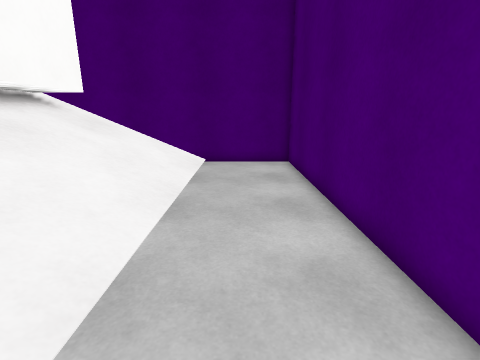
View 1 (above)

12 first-person views from a walk through a 3-D level made in the Unity game engine. The camera is 1.4 m above the floor, tilts 14° down and sees 85° across. The floor is counted in squares, 0.5 m on a side. Each view is taken from the middle of a square. On the plan, view 1 faces up. The plan holds only what a view shows up to about 19 squares ahead; the rest is blank. Some surface patterns are stand-ins.

View 2
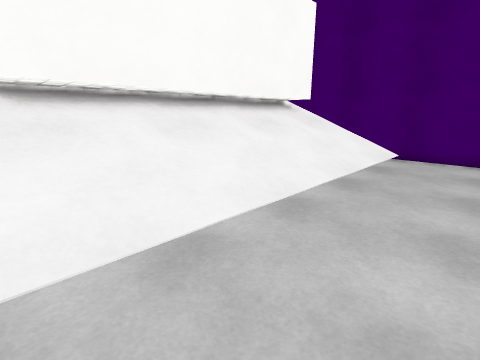

View 3
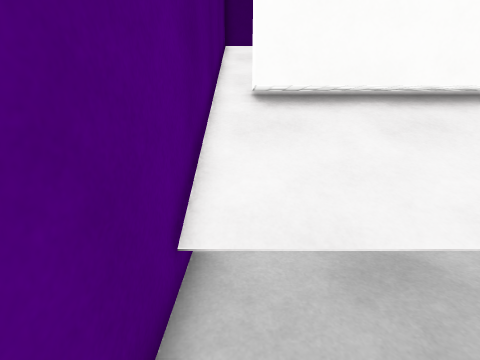

View 4
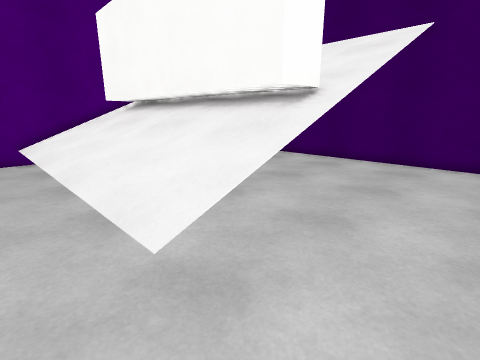

View 5
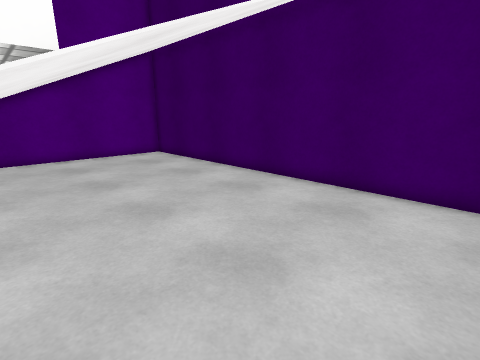

View 6
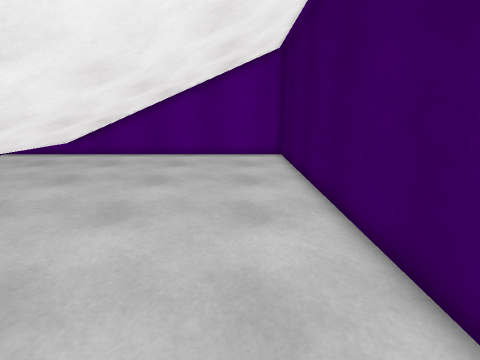

View 7
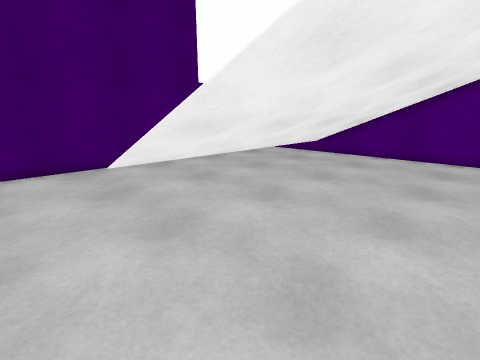

View 8
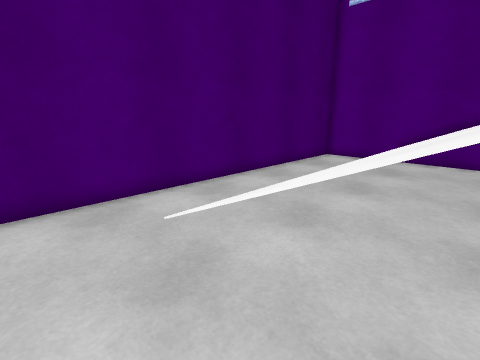

View 9
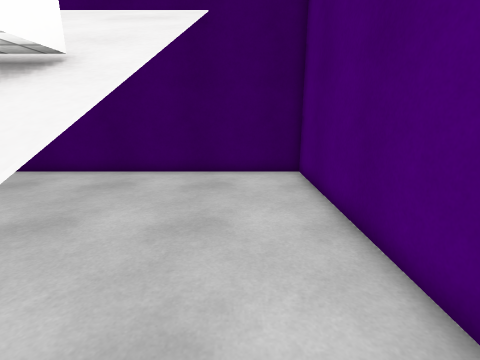

View 10
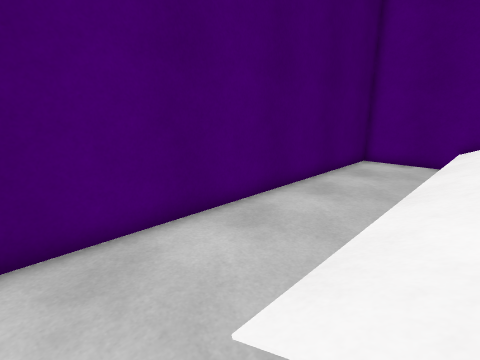

View 11
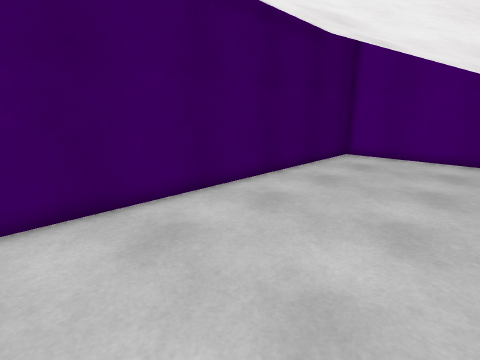

View 12
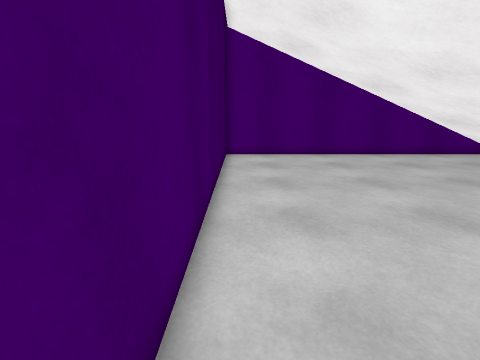

### Floor plan
Key: @ floor where view 1 was taken; # wall or solid block; . main floor; : floor 1.25 m higher than the main floor; / step, stairs or slope; = window, fence, low wall or low ledge; v drop or lower ground; T thing the floor can be seen under or through.
Columns run from 17 left of view 1 to 3 right of it. Each row starts with its distance up from view 1.
 16 #####################
 15 #...................#
 14 #...................#
 13 #...................#
 12 #........TTTvvv=....#
 11 #........ TT:///....#
 10 #........ TT:///....#
  9 #........  T:///....#
  8 #........  T:///....#
  7 #........  T:///....#
  6 #........  T:///....#
  5 #........  T:///....#
  4 #........  T:///....#
  3 #........  #:///....#
  2 #........  #:///....#
  1 #........  #:///....#
  0 #........  #:///.@..#
 -1 #........  #:///....#
 -2 #........  #:///....#
 -3 #........# #:///....#
 -4 ########## ##########

Positions as (right, up) in squares from view 1, and headings:
1: (0, 0), facing up
2: (2, -3), facing up-left
3: (2, -3), facing left
4: (0, 15), facing down-left
5: (-7, 15), facing down-left
6: (-14, 15), facing down
7: (-12, 15), facing down-right
8: (-6, 14), facing down-right
9: (-4, 13), facing left
10: (-3, 13), facing down-right
11: (-9, -3), facing up-left
12: (-16, -3), facing up
